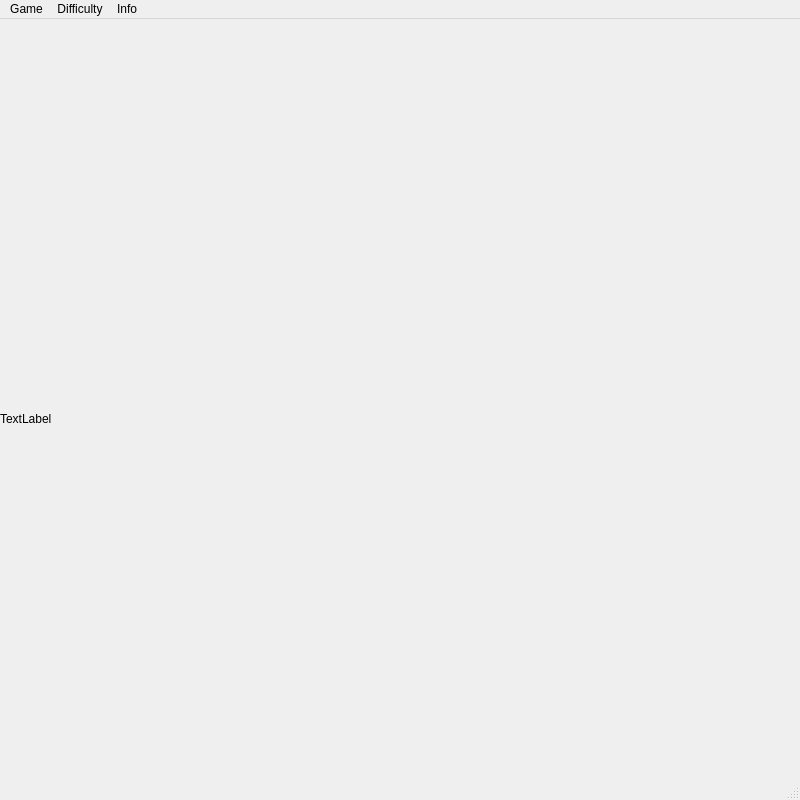
<?xml version="1.0" encoding="UTF-8"?>
<ui version="4.0">
 <class>SlidingPuzzleGUI</class>
 <widget class="QMainWindow" name="SlidingPuzzleGUI">
  <property name="geometry">
   <rect>
    <x>0</x>
    <y>0</y>
    <width>800</width>
    <height>800</height>
   </rect>
  </property>
  <property name="sizePolicy">
   <sizepolicy hsizetype="Fixed" vsizetype="Fixed">
    <horstretch>0</horstretch>
    <verstretch>0</verstretch>
   </sizepolicy>
  </property>
  <property name="windowTitle">
   <string>Sliding puzzle by Mateusz Bryła</string>
  </property>
  <widget class="QWidget" name="centralwidget">
   <widget class="ClickableLabel" name="image">
    <property name="geometry">
     <rect>
      <x>0</x>
      <y>0</y>
      <width>800</width>
      <height>800</height>
     </rect>
    </property>
    <property name="sizePolicy">
     <sizepolicy hsizetype="Fixed" vsizetype="Fixed">
      <horstretch>0</horstretch>
      <verstretch>0</verstretch>
     </sizepolicy>
    </property>
    <property name="text">
     <string>TextLabel</string>
    </property>
   </widget>
  </widget>
  <widget class="QMenuBar" name="menubar">
   <property name="geometry">
    <rect>
     <x>0</x>
     <y>0</y>
     <width>800</width>
     <height>22</height>
    </rect>
   </property>
   <widget class="QMenu" name="menuGame">
    <property name="title">
     <string>Game</string>
    </property>
    <addaction name="actionSelectImage"/>
    <addaction name="actionRestart"/>
    <addaction name="actionExit"/>
   </widget>
   <widget class="QMenu" name="menuDifficulty">
    <property name="title">
     <string>Difficulty</string>
    </property>
    <addaction name="action3x3"/>
    <addaction name="action4x4"/>
    <addaction name="action5x5"/>
    <addaction name="action6x6"/>
    <addaction name="action7x7"/>
    <addaction name="action8x8"/>
    <addaction name="action9x9"/>
   </widget>
   <widget class="QMenu" name="menuInfo">
    <property name="title">
     <string>Info</string>
    </property>
    <addaction name="actionAbout"/>
    <addaction name="actionLicenses"/>
   </widget>
   <addaction name="menuGame"/>
   <addaction name="menuDifficulty"/>
   <addaction name="menuInfo"/>
  </widget>
  <widget class="QStatusBar" name="statusbar"/>
  <action name="actionSelectImage">
   <property name="text">
    <string>Select image...</string>
   </property>
  </action>
  <action name="actionRestart">
   <property name="text">
    <string>Restart</string>
   </property>
  </action>
  <action name="actionExit">
   <property name="text">
    <string>Exit</string>
   </property>
  </action>
  <action name="action3x3">
   <property name="checkable">
    <bool>true</bool>
   </property>
   <property name="checked">
    <bool>true</bool>
   </property>
   <property name="text">
    <string>3x3</string>
   </property>
  </action>
  <action name="action4x4">
   <property name="checkable">
    <bool>true</bool>
   </property>
   <property name="text">
    <string>4x4</string>
   </property>
  </action>
  <action name="action5x5">
   <property name="checkable">
    <bool>true</bool>
   </property>
   <property name="text">
    <string>5x5</string>
   </property>
  </action>
  <action name="action6x6">
   <property name="checkable">
    <bool>true</bool>
   </property>
   <property name="text">
    <string>6x6</string>
   </property>
  </action>
  <action name="action7x7">
   <property name="checkable">
    <bool>true</bool>
   </property>
   <property name="text">
    <string>7x7</string>
   </property>
  </action>
  <action name="action8x8">
   <property name="checkable">
    <bool>true</bool>
   </property>
   <property name="text">
    <string>8x8</string>
   </property>
  </action>
  <action name="action9x9">
   <property name="checkable">
    <bool>true</bool>
   </property>
   <property name="text">
    <string>9x9</string>
   </property>
  </action>
  <action name="actionAbout">
   <property name="text">
    <string>About</string>
   </property>
  </action>
  <action name="actionLicenses">
   <property name="text">
    <string>Licenses</string>
   </property>
  </action>
 </widget>
 <customwidgets>
  <customwidget>
   <class>ClickableLabel</class>
   <extends>QLabel</extends>
   <header location="global">clickablelabel.h</header>
  </customwidget>
 </customwidgets>
 <resources/>
 <connections/>
</ui>
